Frame 1 (no input): blank canvas, image omitted
Frame 60 (no input): blank canvas, image omitted
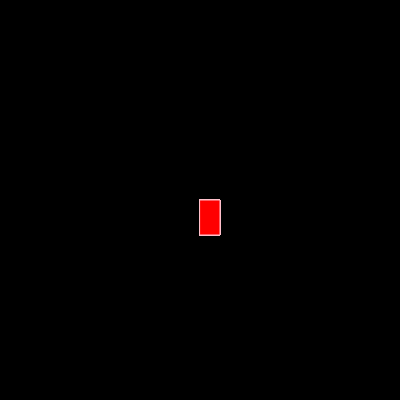
Frame 120 (the mouse pressed at the canvas centre since frame 60)

The p5.js sketch whose frames 1 and 60 were blank and that drew this single picture after the mouse press (run headless with seeded random() and noise() and a simulated clock; from frame 60 on, the mouse is pressed at the canvas centre):

// p5.js sketch
// ── sketch.js
function setup() {
    createCanvas(400, 400);
    background('black');
  }
  
  function draw() {
    stroke('pink');
    fill('red');
    
    if(mouseIsPressed){ 
      rect(mouseX,mouseY,20,35)
   }
   }
 
   
